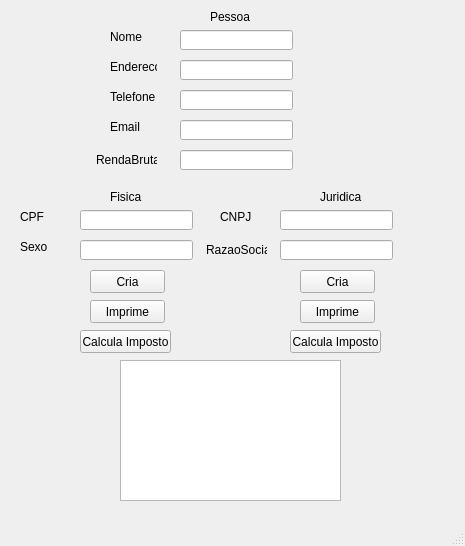
<?xml version="1.0" encoding="UTF-8"?>
<ui version="4.0">
 <class>MainWindow</class>
 <widget class="QMainWindow" name="MainWindow">
  <property name="geometry">
   <rect>
    <x>0</x>
    <y>0</y>
    <width>465</width>
    <height>546</height>
   </rect>
  </property>
  <property name="windowTitle">
   <string>MainWindow</string>
  </property>
  <widget class="QWidget" name="centralwidget">
   <widget class="QLineEdit" name="lineEndere">
    <property name="geometry">
     <rect>
      <x>180</x>
      <y>60</y>
      <width>113</width>
      <height>20</height>
     </rect>
    </property>
   </widget>
   <widget class="QLineEdit" name="lineTelefone">
    <property name="geometry">
     <rect>
      <x>180</x>
      <y>90</y>
      <width>113</width>
      <height>20</height>
     </rect>
    </property>
   </widget>
   <widget class="QLineEdit" name="lineNome">
    <property name="geometry">
     <rect>
      <x>180</x>
      <y>30</y>
      <width>113</width>
      <height>20</height>
     </rect>
    </property>
   </widget>
   <widget class="QLineEdit" name="lineRenda">
    <property name="geometry">
     <rect>
      <x>180</x>
      <y>150</y>
      <width>113</width>
      <height>20</height>
     </rect>
    </property>
   </widget>
   <widget class="QLineEdit" name="lineEmail">
    <property name="geometry">
     <rect>
      <x>180</x>
      <y>120</y>
      <width>113</width>
      <height>20</height>
     </rect>
    </property>
   </widget>
   <widget class="QLineEdit" name="lineSexo">
    <property name="geometry">
     <rect>
      <x>80</x>
      <y>240</y>
      <width>113</width>
      <height>20</height>
     </rect>
    </property>
   </widget>
   <widget class="QLineEdit" name="lineCPF">
    <property name="geometry">
     <rect>
      <x>80</x>
      <y>210</y>
      <width>113</width>
      <height>20</height>
     </rect>
    </property>
   </widget>
   <widget class="QLineEdit" name="lineRazao">
    <property name="geometry">
     <rect>
      <x>280</x>
      <y>240</y>
      <width>113</width>
      <height>20</height>
     </rect>
    </property>
   </widget>
   <widget class="QLineEdit" name="lineCNPJ">
    <property name="geometry">
     <rect>
      <x>280</x>
      <y>210</y>
      <width>113</width>
      <height>20</height>
     </rect>
    </property>
   </widget>
   <widget class="QLabel" name="label">
    <property name="geometry">
     <rect>
      <x>110</x>
      <y>30</y>
      <width>47</width>
      <height>13</height>
     </rect>
    </property>
    <property name="text">
     <string>Nome</string>
    </property>
   </widget>
   <widget class="QLabel" name="label_2">
    <property name="geometry">
     <rect>
      <x>110</x>
      <y>120</y>
      <width>47</width>
      <height>13</height>
     </rect>
    </property>
    <property name="text">
     <string>Email</string>
    </property>
   </widget>
   <widget class="QLabel" name="label_3">
    <property name="geometry">
     <rect>
      <x>110</x>
      <y>60</y>
      <width>47</width>
      <height>13</height>
     </rect>
    </property>
    <property name="text">
     <string>Endereco</string>
    </property>
   </widget>
   <widget class="QLabel" name="label_4">
    <property name="geometry">
     <rect>
      <x>110</x>
      <y>90</y>
      <width>47</width>
      <height>13</height>
     </rect>
    </property>
    <property name="text">
     <string>Telefone</string>
    </property>
   </widget>
   <widget class="QLabel" name="label_5">
    <property name="geometry">
     <rect>
      <x>96</x>
      <y>150</y>
      <width>61</width>
      <height>20</height>
     </rect>
    </property>
    <property name="text">
     <string>RendaBruta</string>
    </property>
   </widget>
   <widget class="QLabel" name="label_6">
    <property name="geometry">
     <rect>
      <x>220</x>
      <y>210</y>
      <width>47</width>
      <height>13</height>
     </rect>
    </property>
    <property name="text">
     <string>CNPJ</string>
    </property>
   </widget>
   <widget class="QLabel" name="label_7">
    <property name="geometry">
     <rect>
      <x>206</x>
      <y>240</y>
      <width>61</width>
      <height>20</height>
     </rect>
    </property>
    <property name="text">
     <string>RazaoSocial</string>
    </property>
   </widget>
   <widget class="QLabel" name="label_8">
    <property name="geometry">
     <rect>
      <x>20</x>
      <y>210</y>
      <width>47</width>
      <height>13</height>
     </rect>
    </property>
    <property name="text">
     <string>CPF</string>
    </property>
   </widget>
   <widget class="QLabel" name="label_9">
    <property name="geometry">
     <rect>
      <x>20</x>
      <y>240</y>
      <width>47</width>
      <height>13</height>
     </rect>
    </property>
    <property name="text">
     <string>Sexo</string>
    </property>
   </widget>
   <widget class="QLabel" name="label_10">
    <property name="geometry">
     <rect>
      <x>110</x>
      <y>190</y>
      <width>47</width>
      <height>13</height>
     </rect>
    </property>
    <property name="text">
     <string>Fisica</string>
    </property>
   </widget>
   <widget class="QLabel" name="label_11">
    <property name="geometry">
     <rect>
      <x>320</x>
      <y>190</y>
      <width>47</width>
      <height>13</height>
     </rect>
    </property>
    <property name="text">
     <string>Juridica</string>
    </property>
   </widget>
   <widget class="QLabel" name="label_12">
    <property name="geometry">
     <rect>
      <x>210</x>
      <y>10</y>
      <width>47</width>
      <height>13</height>
     </rect>
    </property>
    <property name="text">
     <string>Pessoa</string>
    </property>
   </widget>
   <widget class="QTextEdit" name="textEdit">
    <property name="geometry">
     <rect>
      <x>120</x>
      <y>360</y>
      <width>221</width>
      <height>141</height>
     </rect>
    </property>
   </widget>
   <widget class="QPushButton" name="pushButton">
    <property name="geometry">
     <rect>
      <x>90</x>
      <y>270</y>
      <width>75</width>
      <height>23</height>
     </rect>
    </property>
    <property name="text">
     <string>Cria</string>
    </property>
   </widget>
   <widget class="QPushButton" name="pushButton_2">
    <property name="geometry">
     <rect>
      <x>90</x>
      <y>300</y>
      <width>75</width>
      <height>23</height>
     </rect>
    </property>
    <property name="text">
     <string>Imprime</string>
    </property>
   </widget>
   <widget class="QPushButton" name="pushButton_3">
    <property name="geometry">
     <rect>
      <x>300</x>
      <y>270</y>
      <width>75</width>
      <height>23</height>
     </rect>
    </property>
    <property name="text">
     <string>Cria</string>
    </property>
   </widget>
   <widget class="QPushButton" name="pushButton_4">
    <property name="geometry">
     <rect>
      <x>300</x>
      <y>300</y>
      <width>75</width>
      <height>23</height>
     </rect>
    </property>
    <property name="text">
     <string>Imprime</string>
    </property>
   </widget>
   <widget class="QPushButton" name="pushButton_5">
    <property name="geometry">
     <rect>
      <x>80</x>
      <y>330</y>
      <width>91</width>
      <height>23</height>
     </rect>
    </property>
    <property name="text">
     <string>Calcula Imposto</string>
    </property>
   </widget>
   <widget class="QPushButton" name="pushButton_6">
    <property name="geometry">
     <rect>
      <x>290</x>
      <y>330</y>
      <width>91</width>
      <height>23</height>
     </rect>
    </property>
    <property name="text">
     <string>Calcula Imposto</string>
    </property>
   </widget>
  </widget>
  <widget class="QMenuBar" name="menubar">
   <property name="geometry">
    <rect>
     <x>0</x>
     <y>0</y>
     <width>465</width>
     <height>21</height>
    </rect>
   </property>
  </widget>
  <widget class="QStatusBar" name="statusbar"/>
 </widget>
 <resources/>
 <connections/>
</ui>
